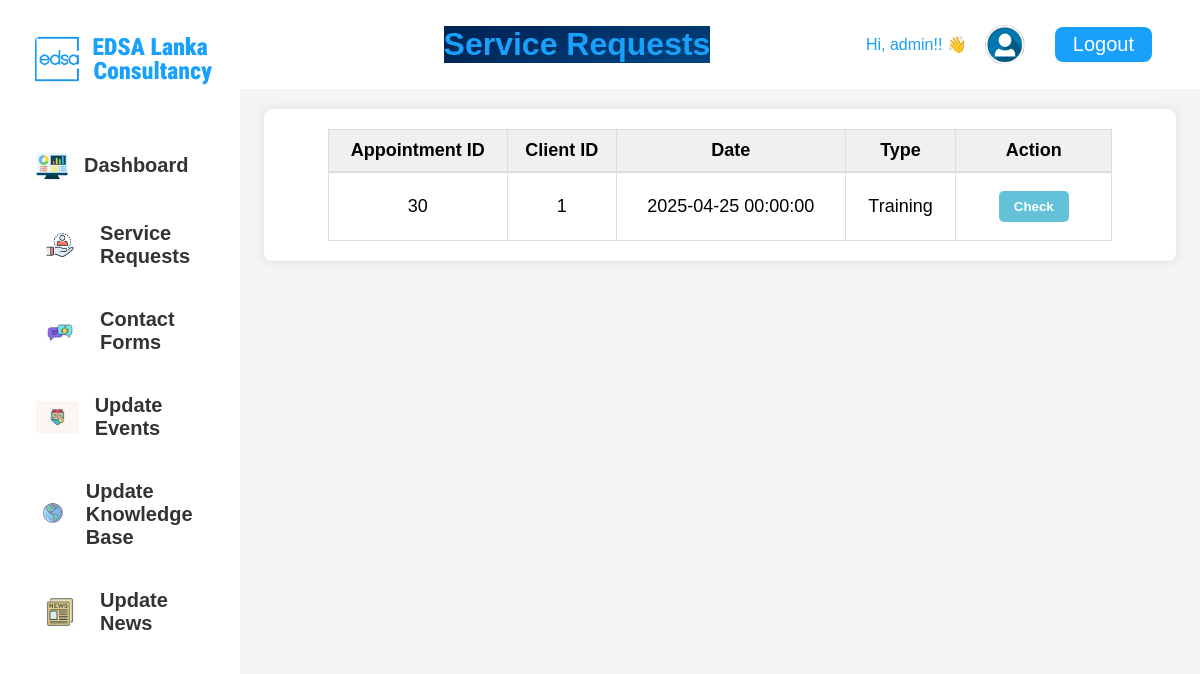
The page /companyworkers/servicerequest/servicerequest.php (signed in) on the database as committed earlier.
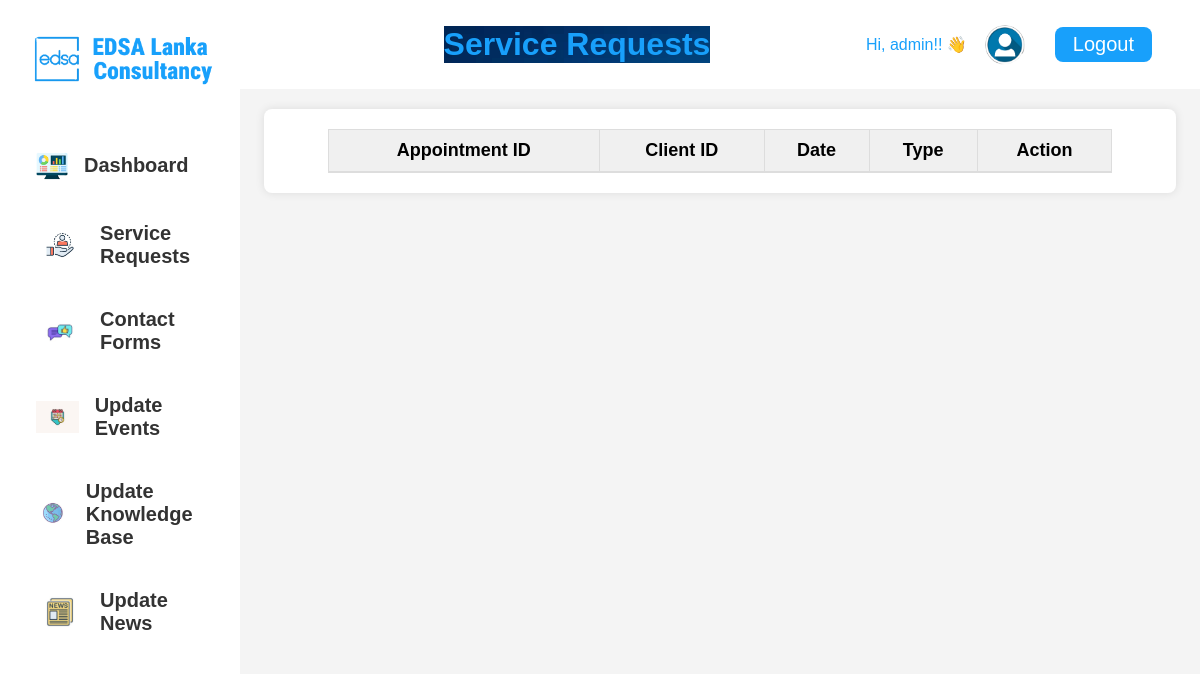
The same page on the database as committed later.
### tables this page shows
CREATE TABLE `appointments` (
  `appointment_id` int(11) NOT NULL,
  `provider_id` int(11) DEFAULT NULL,
  `client_id` int(11) DEFAULT NULL,
  `appointment_date` datetime DEFAULT NULL,
  `status` varchar(255) DEFAULT NULL,
  `created_at` timestamp NOT NULL DEFAULT current_timestamp(),
  `service_type` varchar(100) NOT NULL,
  `message` varchar(1000) NOT NULL
);

### companyworkers/servicerequest/servicerequest.php (the view, shortened to what this page needs)
<?php
  $username = $_SESSION['username'];
?>
<!DOCTYPE html>
<html lang="en">
  <head>
    <link rel="stylesheet" href="style.css">
  </head>
  <body>
    <div class="container">
      <div class="sidebar">
        <div class="logo">
          <img src="../images/logo.png" alt="EDSA Lanka Consultancy Logo">
        </div>
        <ul class="menu">
          <li>
            <a href="../dashboard/dashboard.php">
              <button>
                <img src="../images/dashboard.png" alt="Dashboard">
                Dashboard
              </button>
            </a>
          </li>
          <li>
            <a href="servicerequest.php">
              <button>
                <img src="../images/service.jpg" alt="servicerequest">
                Service Requests
              </button>
            </a>
          </li>
          <li>
            <a href="../contactforums/contactforum.html">
              <button>
                <img src="../images/contact forms.jpg" alt="contactforms">
                Contact Forms
                </button>
            </a>
          </li>
          <li>
            <a href="../updateevents/updateevents.php">
              <button>
                <img src="../images/events.jpg" alt="events">
                Update Events
              </button>
            </a>
          </li>
          <li>
            <a href="../updateknowlgebase/initial.php">
              <button>
                <img src="../images/knowlegdebase.jpg" alt="knowldgedebase">
                Update Knowledge Base
              </button>
            </a>
          </li>
          <li>
            <a href="../updatenews/initial.php">
              <button>
                <img src="../images/news.jpg" alt="News">
                Update News
              </button>
            </a>
          </li>
        </ul>
      </div>
      <div class="main-wrapper">
        <div class=" navbar1">
          <div class="controls card1">
            <h1>Service Requests</h1>
          </div>
          <div class="profile">
            <p>Hi, <?php echo $username ?>!! 👋</p>
            <a href="../SP_Profile/Profile.html">
              <img src="../images/user.png" alt="Profile">
            </a>
          </div>
          <a href="../../Login/Logout.php" class="logout">Logout</a>
        </div>
        <div class="main-container">
          <div class="table-container">
            <table class="table">
              <thead>
                <tr>
                  <th>Appointment ID</th>
                  <th>Client ID</th>
                  <th>Date</th>
                  <th>Type</th>
                  <th>Action</th>
                </tr>
              </thead>
              <tbody>
                <?php
                $sql = "SELECT * FROM appointments WHERE status = 'Pending'";
                $result = mysqli_query($con, $sql);
                if ($result) {
                  while ($row = mysqli_fetch_assoc($result)) {
                    $appointment_id = $row['appointment_id'];
                    $client_id = $row['client_id'];
                    $appointment_date = $row['appointment_date'];
                    $service_type = $row['service_type'];
                    echo '<tr>
                      <td>' . $appointment_id . '</td>
                      <td>' . $client_id . '</td>
                      <td>' . $appointment_date . '</td>
                      <td>' . $service_type . '</td>
                      <td>
                        <button><a href="assign.php?update_id=' . $appointment_id . '">Check</a></button>
                      </td>
                    </tr>';
                  }
                }
                ?>
              </tbody>
            </table>
          </div>
        </div>
      </div>
    </div>
  </body>
</html>

Rows that differ between the two databases and show on the page:
removed appointments: appointment_id "30", client "1", appointment_date "2025-04-25 00:00:00", service_type "Training"
